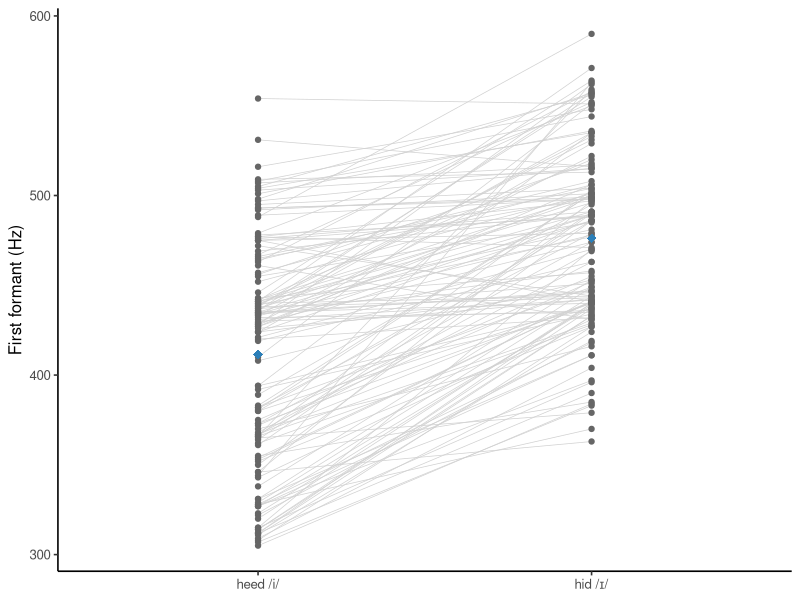

Write R code to recreate this figure.
## ---- chunk 1
#| label: load-hillenbrand
library(ggplot2)

vowels <- read.csv("data/hillenbrand/vowels-complete.csv")

stopifnot(
  nrow(vowels) == 1668L,
  length(unique(vowels$speaker_id)) == 139L,
  all(table(vowels$speaker_id) == 12L),
  !anyNA(vowels[c("duration_ms", "f0_hz", "f1_hz", "f2_hz", "f3_hz")]) # dqr-allow: reference-metadata
)

str(vowels)
## ---- chunk 2
#| label: check-hillenbrand-key
key_count <- nrow(unique(vowels[c("speaker_id", "vowel")]))
speaker_count <- length(unique(vowels$speaker_id))
vowel_count <- length(unique(vowels$vowel))

stopifnot(
  key_count == nrow(vowels),
  speaker_count < nrow(vowels),
  vowel_count == 12L
)

c(rows = nrow(vowels), keys = key_count,
  speakers = speaker_count, vowels = vowel_count)
## ---- chunk 3
#| label: aggregate-hillenbrand
speaker_vowel <- aggregate(
  f1_hz ~ speaker_id + speaker_type + vowel,
  data = vowels,
  FUN = mean
)
vowel_mean <- aggregate(f1_hz ~ vowel, data = vowels, FUN = mean)

stopifnot(
  nrow(speaker_vowel) == nrow(vowels),
  nrow(vowel_mean) == vowel_count
)

c(token_rows = nrow(vowels),
  speaker_vowel_rows = nrow(speaker_vowel),
  vowel_mean_rows = nrow(vowel_mean))
## ---- chunk 4
#| label: plot-hillenbrand-units
#| fig-cap: "Each gray point is a vowel token; lines join tokens from the same speaker. Blue diamonds show means across speakers."
two_vowels <- subset(vowels, vowel %in% c("i", "I"))
two_vowels$vowel_label <- factor(
  two_vowels$vowel,
  levels = c("i", "I"),
  labels = c("heed /i/", "hid /ɪ/")
)
two_means <- aggregate(f1_hz ~ vowel_label, data = two_vowels, FUN = mean)

stopifnot(nrow(two_vowels) == 2L * speaker_count)

ggplot(two_vowels, aes(vowel_label, f1_hz, group = speaker_id)) +
  geom_line(color = "grey82", linewidth = 0.25) +
  geom_point(color = "grey40") +
  geom_point(
    data = two_means,
    aes(vowel_label, f1_hz),
    inherit.aes = FALSE,
    color = "#2C7FB8", shape = 18, size = 3
  ) +
  labs(x = NULL, y = "First formant (Hz)") +
  theme_classic(base_size = 12)
